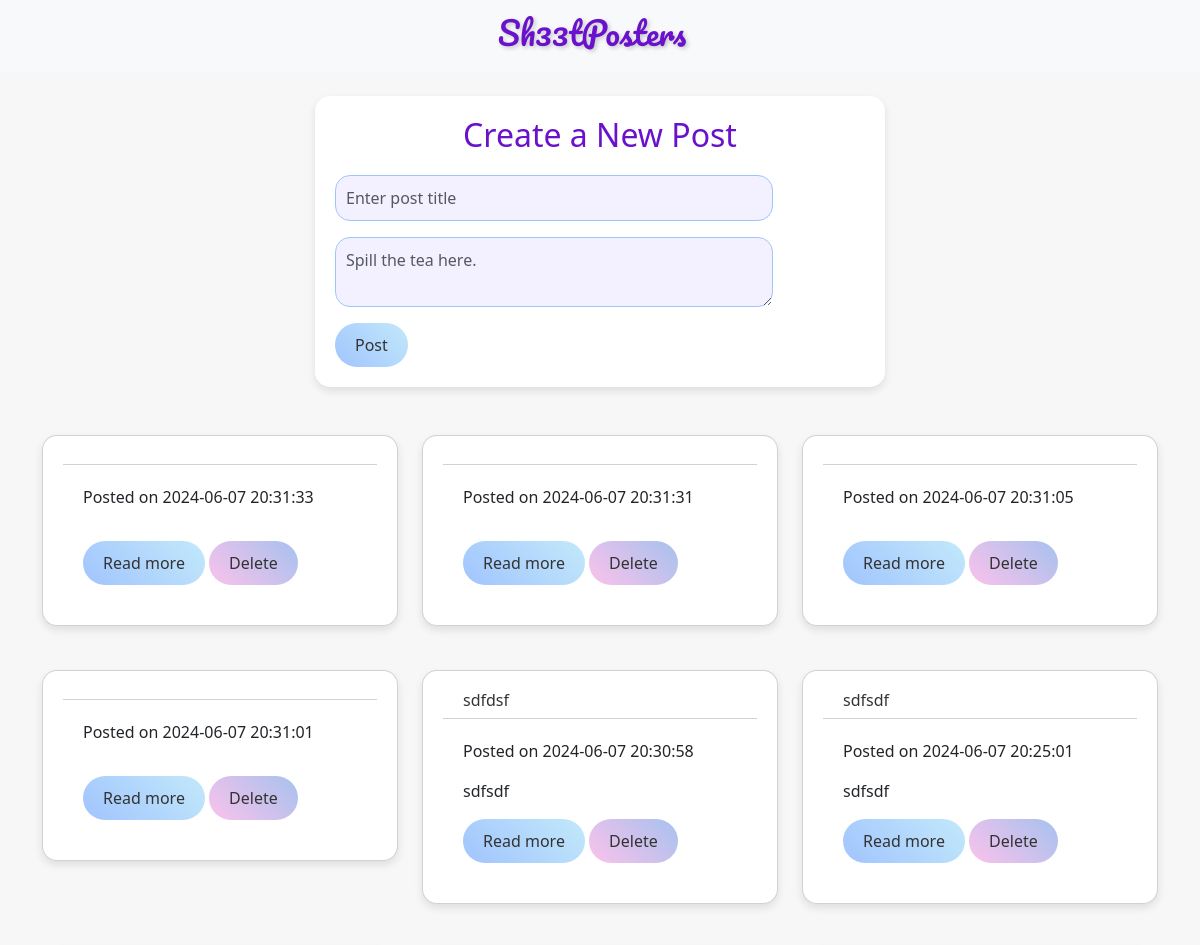
Before: / (upper part) with the older database file.
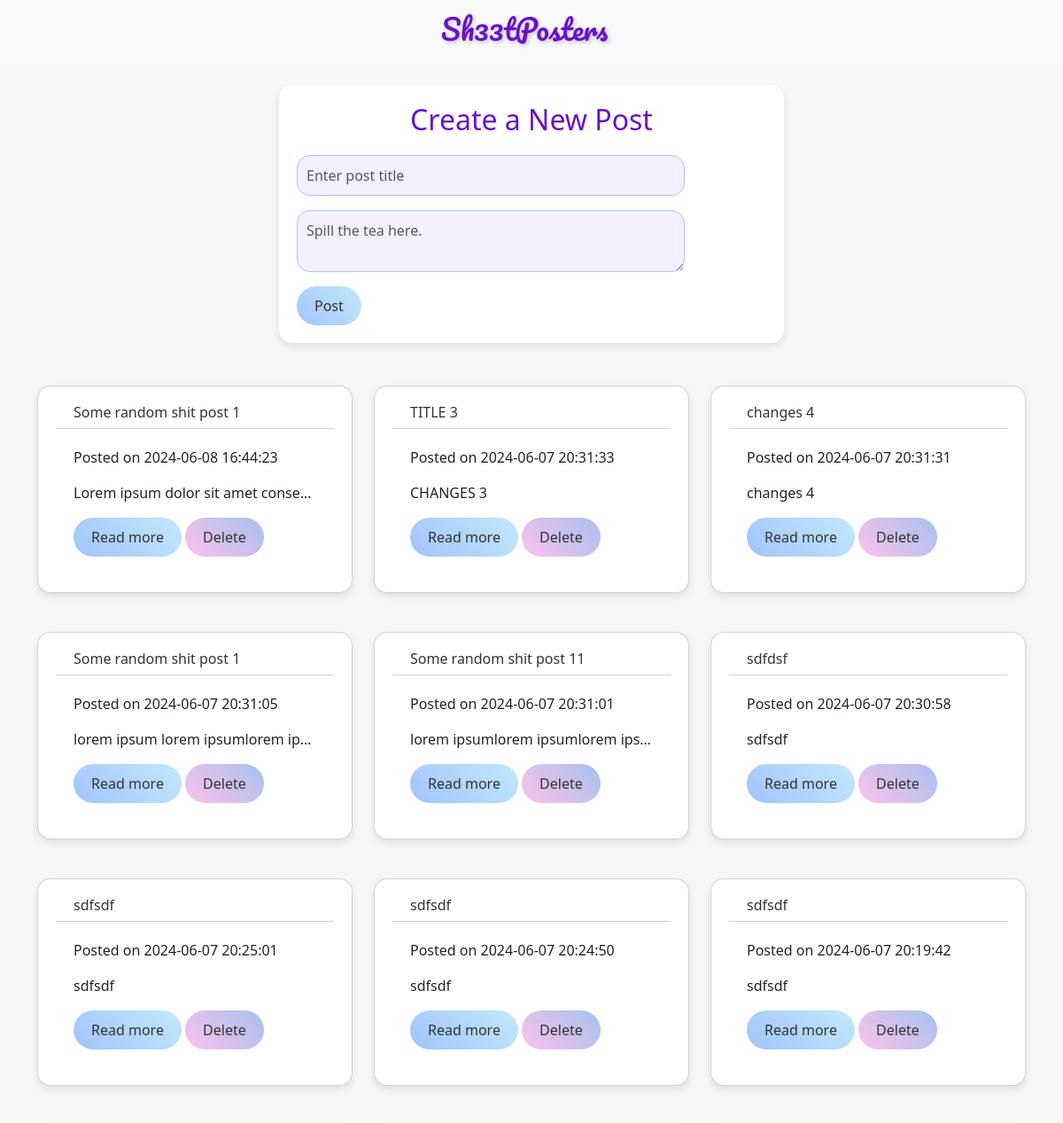
After: the same page with the newer database file.
### tables this page shows
CREATE TABLE posts_table(
              id INTEGER PRIMARY KEY AUTOINCREMENT,
              title TEXT NOT NULL,
              post TEXT NOT NULL,
              timestamp TIMESTAMP DEFAULT CURRENT_TIMESTAMP              
              );

### app.py (the view)
@app.route('/')
def home():
    conn, c = conn_w_db()
    c.execute("SELECT * FROM posts_table ORDER BY id DESC")
    posts = c.fetchall()
    return render_template("home.html", posts=posts)

### app.py (called while the page is built)
def conn_w_db():
    conn = sqlite3.connect(db_locale)
    c = conn.cursor()
    return conn, c

### templates/home.html (shortened to what this page needs)
{% extends "base.html" %}
{% block content %}
<body>
     <div class="container mt-4">
        <div class="row justify-content-center">
        <div class="form-container col-md-8 col-lg-6 mb-4 " >
            <h2 class="form-heading">Create a New Post</h2>
            <form method="POST" action="{{ url_for('add_post') }}">
                <div class="form-group">
                    <div class="row mb-3">
                        <div class="col-sm-10">
                            <input type="text" class="form-control" id="post_title" name="post_title" placeholder="Enter post title">
                        </div>
                    </div>
                </div>
                <div class="form-group">
                    <div class="row mb-3">
                        <div class="col-sm-10">
                            <div class="input-group">
                                <textarea class="form-control" aria-label="With textarea" id="post_content" name="post_content" placeholder="Spill the tea here."></textarea>
                            </div>
                        </div>
                    </div>
                </div>
                <button type="submit" class="btn btn-primary btn-sm btn-read-more">Post</button>
            </form>
        </div>
    </div>
    </div>
    <div class="container mt-4">
        <div class="row justify-content-center">
            {% for post in posts %}
            <div class="col-md-6 col-lg-4 mb-4">
                <form method="POST" action="{{ url_for('home', id=post[0]) }}">
                    <div class="card">
                        <div class="card-header">
                            <h6>{{ post[1] }}</h6>
                        </div>
                        <div class="card-body">
                            <p class="card-text">
                                <span>Posted on {{ post[3] }}</span>
                            </p>
                            <p class="card-text text-truncate">{{ post[2] }}</p>
                            <a href="{{ url_for('read_del', id=post[0]) }}" class="btn btn-primary btn-sm btn-read-more">Read more</a>
                            <button type="submit" class="btn btn-danger btn-delete btn-sm">Delete</button>
                        </div>
                    </div>
                </form>
            </div>
            {% endfor %}
        </div>
    </div>
</body>
{% endblock content %}

### templates/base.html (shortened to what this page needs)
<!DOCTYPE html>
<html lang="en">
<head>
    <link href="https://cdn.jsdelivr.net/npm/bootstrap@5.3.3/dist/css/bootstrap.min.css" rel="stylesheet">
    <link href="/static/main.css" rel="stylesheet">
</head>
<nav class="navbar navbar-expand-lg bg-body-tertiary">
    <div class="container d-flex justify-content-center">
        <a class="navbar-brand" href="/"><h4>Sh33tPosters</h4></a>
    </div>
</nav>
<body>
    {% block content %}
    {% endblock content %}
</body>

### static/main.css (style rules this page uses)
:root { --btn-font-size: 1rem; --btn-padding: 10px 20px; --btn-border-radius: 50px; --card-border-radius: 15px; --card-padding: 20px; --card-margin-bottom: 20px; --input-border-radius: 15px; --input-padding: 10px; --input-background: #f3f0ff; --input-border-color: #a1c4fd; }
body { background-color: rgba(0, 0, 0, 0.03); }
.btn-read-more { background: linear-gradient(45deg, #a1c4fd, #c2e9fb); color: #333; border: none; border-radius: var(--btn-border-radius); padding: var(--btn-padding); font-size: var(--btn-font-size); transition: all 0.3s ease; }
.btn-delete { background: linear-gradient(45deg, #fbc2eb, #a6c1ee); color: #333; border: none; border-radius: var(--btn-border-radius); padding: var(--btn-padding); font-size: var(--btn-font-size); transition: all 0.3s ease; }
.card { border-radius: var(--card-border-radius); padding: var(--card-padding); margin-bottom: var(--card-margin-bottom); box-shadow: 0 4px 8px rgba(0, 0, 0, 0.1); background: #fff; }
.card-header { background: #ffffff; color: #333; border-top-left-radius: var(--card-border-radius); border-top-right-radius: var(--card-border-radius); padding: 0px 20px; }
.card-body { padding: 20px; }
.form-container { border-radius: var(--card-border-radius); padding: var(--card-padding); margin-bottom: var(--card-margin-bottom); box-shadow: 0 4px 8px rgba(0, 0, 0, 0.1); background: #fff; }
.form-control { border-radius: var(--input-border-radius); padding: var(--input-padding); background: var(--input-background); border: 1px solid var(--input-border-color); }
.form-heading { font-family: ; font-size: 2rem; color: #6a11cb; text-align: center; margin-bottom: 20px; }
.navbar { justify-content: center; }
.navbar-brand h4 { font-family: 'Pacifico', cursive; font-size: 2rem; color: #6a11cb; text-shadow: 2px 2px 4px rgba(0, 0, 0, 0.2); }

Changed rows visible on the page:
added posts_table: title "Some random shit post 1", timestamp "2024-06-08 16:44:23", post "Lorem ipsum dolor sit amet conse…"
changed posts_table: title (not shown) → "TITLE 3"; post (not shown) → "CHANGES 3"
changed posts_table: title (not shown) → "changes 4"; post (not shown) → "changes 4"
changed posts_table: title (not shown) → "Some random shit post 1"; post (not shown) → "lorem ipsum lorem ipsumlorem ip…"
changed posts_table: title (not shown) → "Some random shit post 11"; post (not shown) → "lorem ipsumlorem ipsumlorem ips…"
now on this page (row unchanged): posts_table: title "sdfsdf", timestamp "2024-06-07 20:24:50", post "sdfsdf"
now on this page (row unchanged): posts_table: title "sdfsdf", timestamp "2024-06-07 20:19:42", post "sdfsdf"
